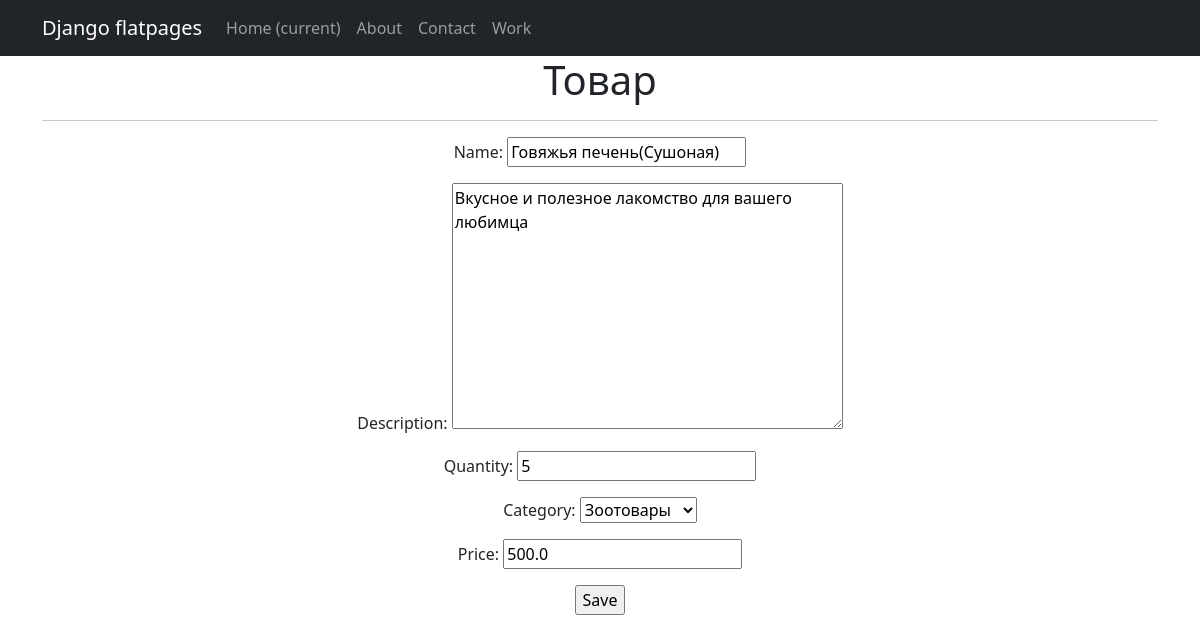
/products/2/update/, run on the app's committed database.
### simpleapp/models.py (models this page shows, shortened)
class Product(models.Model):
    name = models.CharField(max_length=50, unique=True)
    description = models.TextField()
    quantity = models.IntegerField(validators=[MinValueValidator(0)])
    category = models.ForeignKey(to='Category', on_delete=models.CASCADE, related_name='products')
    price = models.FloatField(validators=[MinValueValidator(0.0)])
    material = models.ManyToManyField(Material, through='ProductMaterial')

class Category(models.Model):
    name = models.CharField(max_length=100, unique=True)
    def __str__(self):
        return self.name.title()

### simpleapp/views.py (the view)
# urls.py: path('<int:pk>/update/', ProductUpdate.as_view(), name='product_update'),
class ProductUpdate(UpdateView):
    form_class = ProductForm
    model = Product
    template_name = 'product_edit.html'
    success_url = reverse_lazy('product_list')

### simpleapp/forms.py (shortened to what this page needs)
class ProductForm(forms.ModelForm):
    class Meta:
        model = Product
        fields = [
            'name',
            'description',
            'quantity',
            'category',
            'price',
        ]

### templates/product_edit.html (shortened to what this page needs)
{% extends 'flatpages/default.html' %}
{% block content %}
<h1> Товар </h1>
<hr>
<form action="" method="post">
    {{ form.as_p }}
    <input type="submit" value="Save" />
</form>
{% endblock content %}

### data on the page
Product: name "Говяжья печень(Сушоная)", description "Вкусное и полезное лакомство для вашего любимца", quantity "5", category "Зоотовары", price "500.0"
